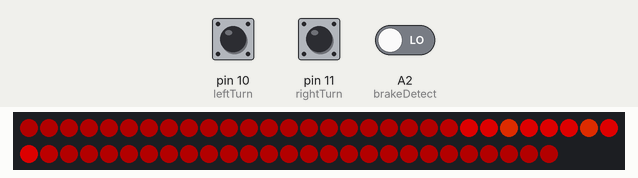
Simulated run of this sketch. Board: Arduino Uno, built with avr-gcc and run on an emulated ATmega328P. On the bench: 57 RGB LEDs in strip order, left to right, continuing on the next row. The inputs (shaded band) are chosen by the test bench; at power-on: A2 (brakeDetect) LOW, pin 10 (leftTurn) LOW, pin 11 (rightTurn) LOW. Dim RGB values are drawn brighter than linear.

Above: at 8.2 s.
8.3 s: A2 (brakeDetect) driven HIGH
At 8.68 s:
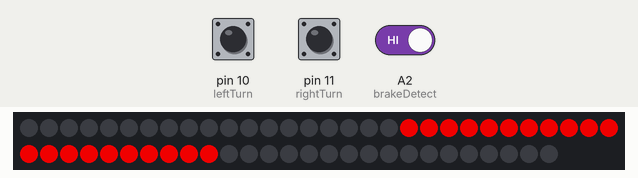
10.3 s: pin 10 (leftTurn) pulled HIGH for 0.15 s
At 10.53 s:
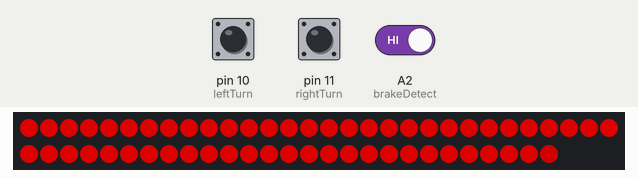
11.0 s: A2 (brakeDetect) driven LOW
At 12.04 s:
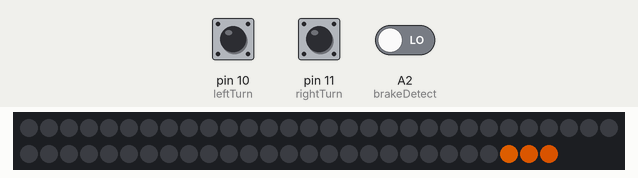
13.3 s: pin 11 (rightTurn) pulled HIGH for 3.2 s
At 15.62 s:
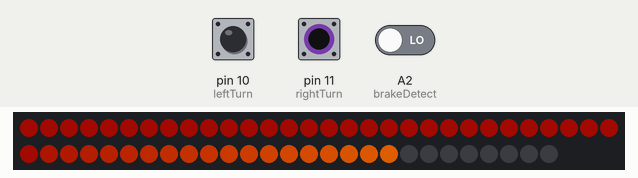
17.1 s: pin 10 (leftTurn) pulled HIGH for 3.2 s
At 19.74 s:
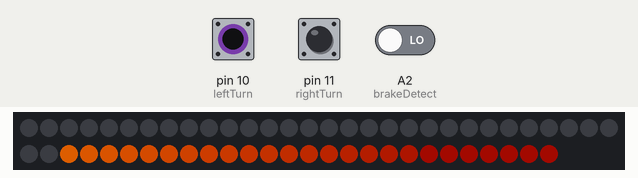
20.9 s: pin 11 (rightTurn) pulled HIGH for 3.2 s
At 24.21 s:
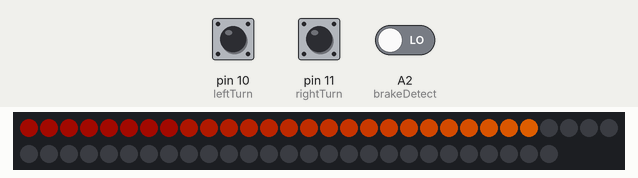

Measured:
- after the input at 8.3 s, the LEDs: change after 0.24 s (image 1)
- after the input at 10.3 s, the LEDs: change after 0.08 s (image 2)
- after the input at 11.0 s, the LEDs: first differ from a run without the input after 0.60 s (image 3 shows a later state)

The sketch:

Knight_Rider_BEETLE_2.3.3_FINAL.ino
```cpp
#include <Adafruit_NeoPixel.h>
#define LCOUNT  57              // strip size
#define DOUT    9             // data out
Adafruit_NeoPixel strip(LCOUNT, DOUT, NEO_GRB + NEO_KHZ800);

//------------------------------------------------------------------------
// ------ using HSV ------

uint32_t HSVdrivingLights = strip.ColorHSV(0,255,100);  // slightly darker than hex
uint32_t HSVheadLightIsOn = strip.ColorHSV(0,255,50);   // slightly darker than hex
uint32_t HSVbrake         = strip.ColorHSV(0,255,255);  // same as hex
uint32_t HSVamber         = strip.ColorHSV(65536/6/2);  // slightly darker than hex
uint32_t HSVdarkAmber     = strip.ColorHSV(65536/6/5);  // slightly less reddish than hex
uint32_t HSVreverse       = 0xffffff;


// ------ using HEX ------

uint32_t drivingLights = 0x800000;
uint32_t headLightIsOn = 0x500000;
uint32_t brake         = 0xff0000;
uint32_t amber         = 0xff8800;
uint32_t darkAmber     = 0xff3000;
uint32_t reverse       = 0xffffff;

uint32_t magenta        = strip.Color(255, 0, 255);
uint32_t rgbcolor       = strip.ColorHSV(65536/6/2);
//------------------------------------------------------------------------

// ------ Headlight detection ------
int headLightDetect   = 100;      // input to detect if hL is on
int headLightFlag;              // flag if hL is on

// -------- Brake Detection --------
int   brakeDetect     = A2;      // pin to detect if brake has been activated
bool  brakeFlag;                // variable to to signal if
bool  maintainedBrake = false;  // variable used to detect if brake is consistent
// ------ knight eye variables -----
int eyeCenter = 0, dIrection = 1;

// ------ Turn Signal Variables ----
int   rightTurn = 11; // input to detect if rT is active
bool  rightTurnFlag; // flag if right turn is active
int   firstPixelRight = 0, rDirection = 1;   // variables used for Right turn() signals

int   leftTurnCount, rightTurnCount;

int   leftTurn = 10;
bool  leftTurnFlag; // flag if right turn is active
int   firstPixelLeft=strip.numPixels(),  lDirection = -1;  // variables used for left turn() signals

// ------ Aux animation variables ---
int rainBow = 100;
bool rainFlag;

char  directions = 'R';  // variable used to test this function


// ------------------------ FUNCTIONS ------------------------


// smooth color tessalation from left to right
void colorWipe(uint32_t color, int wait){       // recall colors are 24 bit and thus need 32 bit word
  for(int i = 0; i <= strip.numPixels(); i++){  // for every pixel in strip
    strip.setPixelColor(i, color);              // set the pixel a color
    strip.show();                               // update strip
    delay(wait);
  }
}

// colorWipe on opp. direction
void colorWipeR(uint32_t color, int wait){
  for(int i = strip.numPixels(); i >= 0; i--){ // for every pixel starting at end, count back
    strip.setPixelColor(i,color);
    strip.show();
    delay(wait);
  }
}

// slowly brightens tail light to selected color
void brighten(uint32_t HSVcolor, int wait) {
  /*
   * @param: color
   * @param: speed of transition
   * args accept both hex and HSV values
   * examples:
   * brighten(0XFF0000,20);
   * brighten(0,20);
   */
   uint16_t i, j;

  for (j = 0; j < 255; j++) {
    for (i = 0; i < strip.numPixels(); i++) {
      strip.setPixelColor(i, strip.ColorHSV(HSVcolor,255,j));
    }
    strip.show();
    delay(wait);
  }
}

// slowly brightens tail light to *default brightness*, after startup sequence
void brightenToRun() {
  uint16_t i, j;
  for (j = 0; j < 20; j++) {
    for (i = 0; i < strip.numPixels(); i++) {
      strip.setPixelColor(i, j, 0, 0);
    }
    strip.show();
    delay(20);
  }
}

// brake animation
void engagedBrake(){
  /*
   * animation starts at center of strip, slowly
   * tessalating outwards on both sides at full brightness
   */
  int center = strip.numPixels()/2+1;;                             // center eye of strip
  strip.clear();                               // clear before setting brightness to avoid problems
  strip.setBrightness(255);

  // for loop to expand animation
  for(int i = 0; i<33; i++){                  // length of strip following center
    for(int j = 0;j<255; j+=51){              // brighten by intervals of 51
      strip.setPixelColor(center+i, j, 0, 0); // pixels right of center
      strip.setPixelColor(center-i, j, 0, 0); // pixel left of center
      strip.show();
      delay(1);
    }
    strip.show();
    delay(1);
  }
}

// turn signal animation
void turn(int brake, char directions){

  int color = 4600;     // variable used to smoothly change color
  int fade  = 255;      // variable used to smoothly desaturate color

  /*-----------------------------------------------------------------------------
   * For Loop used to draw the turn signal 'eye' every sequence.
   * every main loop() will redraw the eye in its subsequent position
   * - WHILE turn() IS INVOKED. This is all the function will do until
   * the end side of the strip is reached. Once the end is reached, the rest
   * of the code will execute.
   */
  for(int i = 0; i<18; i++){
    switch(directions){
      case 'R':
        strip.setPixelColor(firstPixelRight - i, strip.ColorHSV(color,255,fade));
        break;
      case 'L':
        strip.setPixelColor(firstPixelLeft + i, strip.ColorHSV(color,255,fade));
        break;
    }
    color -= 183;
    fade  -=  10;
  }
//------------------
  strip.show();
  delay(8);
//------------------

//-----------------------------------------------------------------------------------
/*
 * FOR LOOP below redraws trail folowing the "eye", every sequence
 * effectively "destroying" the eye in the process (eye is displayed on strip beforehand)
 */
  for(int j=0; j<= 18; j++) {
    switch(directions){
      case 'R':
        // trail animation will redraw towards the right
        strip.setPixelColor(firstPixelRight-j, strip.ColorHSV(800,255,60));
        break;

      case 'L':
        // trail animation will redraw towards the left
        strip.setPixelColor(firstPixelLeft+j, strip.ColorHSV(800,255,60));
        break;
    }
  }
//-----------------------------------------------------------------------------------
  /*
   *  after knight is is destroyed by loop, firstPixelRightition is increased by one pixel
   *  this slowly moves the eye in given direction, 1 'frame' per sequence
   *  switch ase determines if left or right
   */
  switch(directions){
    case 'R':
      firstPixelRight += rDirection;
      // moving leading pixel to the right direction
      break;
    case 'L':
      firstPixelLeft -= rDirection;
      // moving leading pixel to the left direction
      break;
    }
//----------------------------------------------------------------------------------
  /*
   * if-statement resets 'eye' and clears strip
   * depending on if right or left turn
   */

  if(directions == 'L' && firstPixelLeft +20 < 0) { // if left edge hit
    firstPixelLeft = strip.numPixels()+1;           // reset firstPixelLeft to lefthand starting position
    // determine how animation will be wiped
    // if brake is on, colorwipe red (0xff0000) with full brightness at full intensity
    if(leftTurnCount>0){
      leftTurnCount --;
    }
    switch(brake){
      case 0:
        colorWipeR(0x000000, 2);
      break;
      case 1:
        strip.setBrightness(255);
        colorWipeR(0xff0000, 2);
      break;
     }
    delay(240);
  }else if(directions == 'R' && firstPixelRight >= strip.numPixels()+20) {  // if right edge hit
    firstPixelRight = 1;    // reset firstPixelRight to righthand starting position
    if(rightTurnCount>0){
      rightTurnCount --;
    }

     //QUARENTINED:
     //rightTurnCount -1;  // USE TO LOOP TURN SEQUENCE 3x UNINTERRUPTED

     /*
      *  switch case wipes animation depending on if brake
      *  has been engaged. if brake is on, colorwipe with full bright at full intensity
      */
     switch(brake){
      case 0:
        colorWipe(0x000000, 2);
      break;
      case 1:
        strip.setBrightness(255);
        colorWipe(0xff0000, 2);
      break;
     }
     delay(240);
    }
//----------------------------------------------------------------------------------
}

// emergency signals function
void emergencies(){
  /*
   * animation starts at center of strip, slowly
   * tessalating outwards on both sides at full brightness
   */
  int center = strip.numPixels()/2+1;                             // center eye of strip
  strip.clear();                               // clear before setting brightness to avoid problems
  strip.setBrightness(255);

  // for loop to expand animation
  for(int i = 0; i<33; i++){
    for(int j = 0;j<255; j+=51){                // brighten by intervals of 51
      strip.setPixelColor(center+i, j, 30, 0);  // pixels right of center
      strip.setPixelColor(center-i, j, 30, 0);  // pixel left of center
      strip.show();

      strip.setPixelColor(center+i, j, 30, 0);  // pixels right of center
      strip.setPixelColor(center-i, j, 30, 0);  // pixel left of center
      strip.show();
      delay(1);
    }
    strip.show();
    delay(1);
  }
}

// knight rider animation sequence. Updates per loop
void knightSequence(){
  strip.setPixelColor(eyeCenter - 5, 0x800000);          // outerpixels are darkest
  strip.setPixelColor(eyeCenter - 4, strip.ColorHSV(0)); // red pixels are brightest
  strip.setPixelColor(eyeCenter - 3, strip.ColorHSV(0)); // red pixels are brightest

  strip.setPixelColor(eyeCenter - 2, strip.ColorHSV(65536/6/5)); // Dark Amber
  strip.setPixelColor(eyeCenter - 1, strip.ColorHSV(0)); // red pixels are brightest
  strip.setPixelColor(eyeCenter    , strip.ColorHSV(0)); // red pixels are brightest
  strip.setPixelColor(eyeCenter + 1, strip.ColorHSV(0)); // red pixels are brightest
  strip.setPixelColor(eyeCenter + 2, strip.ColorHSV(65536/6/5)); // Dark Amber

  strip.setPixelColor(eyeCenter + 3, strip.ColorHSV(0)); // red pixels are brightest
  strip.setPixelColor(eyeCenter + 4, strip.ColorHSV(0)); // red pixels are brightest
  strip.setPixelColor(eyeCenter + 5, 0x800000);          // outerpixels are darkest
  strip.show();
  delay(7);

  for(int j=-5; j<= 5; j++) {
    switch(headLightFlag){
      case 0: // headlight is off: default brightness increased
        strip.setPixelColor(eyeCenter+j, strip.ColorHSV(0,255,100));  // red with higher intensity
        break;
      case 1: // headlight is on: default brightness is unchanged
       strip.setPixelColor(eyeCenter+j, 0x100000);
       break;
    }
  }
  eyeCenter += dIrection;
  if(eyeCenter < 0) {                         // if left edge hit
    eyeCenter = 1;                            // reset eyeCenterition to start
    dIrection = -dIrection;                   // change direction from what it was
  }else if(eyeCenter >= strip.numPixels()){   // if right edge hit
    eyeCenter = strip.numPixels() - 2;        // reset eyeCenterition to just before right edge
    dIrection = -dIrection;                   // change direction from what it was
    }
}

// startup animation
void start() {
  // ------------------ ignition sequence ------------------
  colorWipe (HSVheadLightIsOn,      5);
  delay(100);
  colorWipeR(HSVbrake,              5);
  delay(50);
  colorWipe (HSVheadLightIsOn,      5);
  delay(250);

  colorWipeR(HSVdarkAmber,          5);
  delay(100);
  colorWipe (HSVamber,              5);
  delay(50);
  colorWipeR(HSVdarkAmber,          5);
  colorWipeR(strip.Color( 0, 0, 0), 5); //
  delay(250);;

  strip.setBrightness(255);
  colorWipe(reverse,                5);
  colorWipe(strip.Color(  0, 0, 0), 5);
  colorWipeR(reverse,               5);
  colorWipeR(strip.Color( 0, 0, 0), 5);

  strip.clear();
  strip.setBrightness(100);
  // ---------------- end ignition sequence -----------------

  brightenToRun();
  delay(1000);
}

//AUX animation
void rainbow(int wait) {
  for(long firstPixelHue = 0; firstPixelHue < 5*65536; firstPixelHue += 256) {
    strip.rainbow(firstPixelHue);
    strip.show(); // Update strip with new contents
    delay(wait);  // Pause for a moment
  }
}

void setup(){

  pinMode(headLightDetect,INPUT); // sets up headlight detection input
  pinMode(brakeDetect,INPUT);     // sets up brake detect input

  pinMode(rightTurn,  INPUT);     // sets up right detect input
  pinMode(leftTurn,   INPUT);     // sets up left detect input

  pinMode(rainBow, INPUT);

  strip.begin();  //initializing object
  strip.show();   // guide claims this turns OFF pixels but docs claim this "update" idk
  strip.setBrightness(50); // running brightness = 50
                          // Headlight on brightness = 100
                          // brake brightness = 255 (max)
  start();

}

void loop() {
  // put your main code here, to run repeatedly:
  //headLightFlag = digitalRead(headLightDetect); // check headlight input for determinate flag
                                                // to change intensity and brightness
  brakeFlag     = digitalRead(brakeDetect);     // check brake input for determinate flag
  rightTurnFlag = digitalRead(rightTurn);
  leftTurnFlag  = digitalRead(leftTurn);
  //rainFlag      = digitalRead(rainBow);
  headLightFlag = 0;
  rainFlag      = false;

  switch(headLightFlag){
    case 0:                     // if daytime
      strip.setBrightness(150); // increase strip brightness
      break;
    case 1:                     // if night time
      strip.setBrightness(100); // decrease strip brightness
      break;
      }
  if(rainFlag){
    strip.setBrightness(255);
    rainbow(2);
  }else{
      if(leftTurnCount>0 && rightTurnCount<=0){
        turn(brakeFlag,'L');
      }else if(rightTurnCount>0 && leftTurnCount<=0){
        turn(brakeFlag,'R');
      }else{
        if(rightTurnFlag&&leftTurnFlag){
          for(int i = 0; i<3; i++){
            emergencies();
            delay(500);
           }
        }else if(rightTurnFlag || leftTurnFlag){   //if either turn signal is invoked
          int   firstPixelRight = 0, rDirection = 1;   // variables used for Right turn() signals
          delay(75);
          if(leftTurnFlag){
            leftTurnCount  = 3;
            turn(brakeFlag,'L');  //if-statement to change wipe depending on brake input is already incorporated within method body
          }else{
            rightTurnCount = 3;
            turn(brakeFlag,'R');
         }
        }else if(brakeFlag && !(rightTurnFlag || leftTurnFlag)){
          if(maintainedBrake){
            strip.setBrightness(255);
            strip.fill(strip.ColorHSV(0,255,255), 0  , strip.numPixels() - 1);
            strip.show();
            maintainedBrake = true;
          }else{
            strip.clear(); // test without
            strip.setBrightness(255);
            engagedBrake();
            maintainedBrake = true;
          }
        }else{
          maintainedBrake = false;
          knightSequence();
        }
      }
}
        }
```
